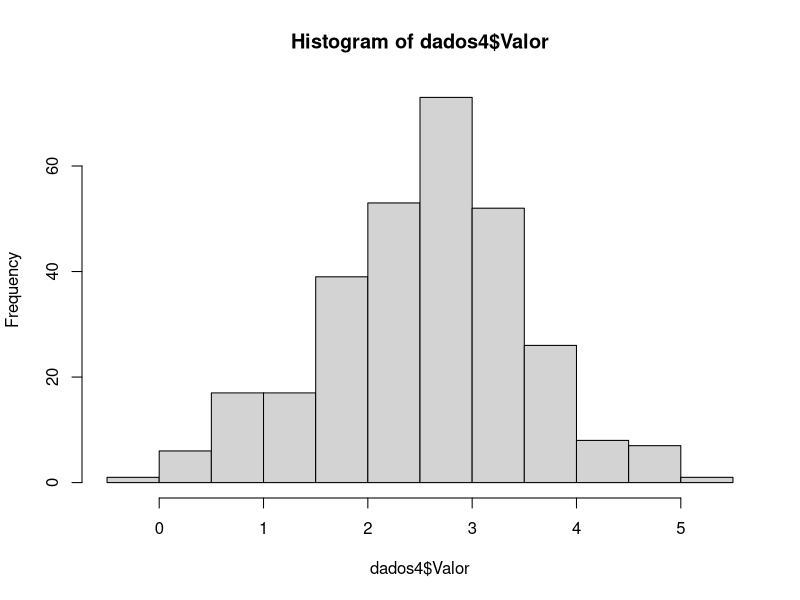
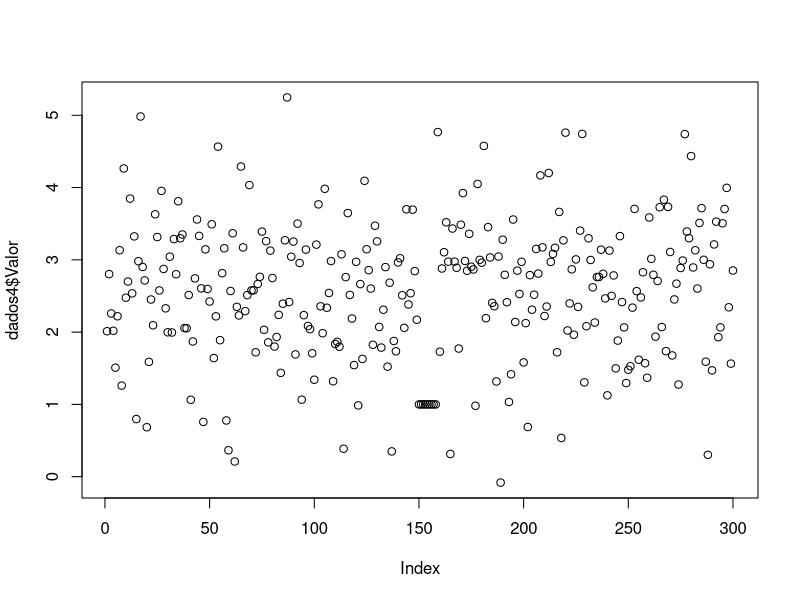
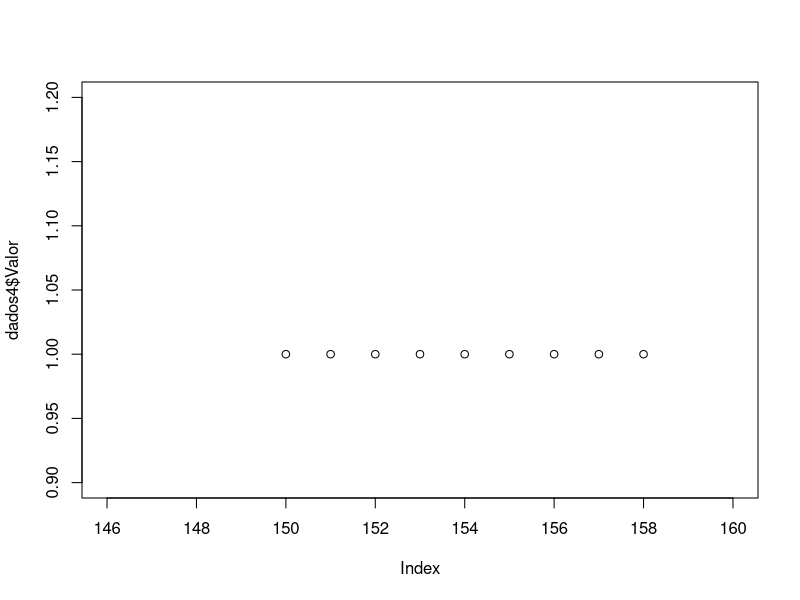
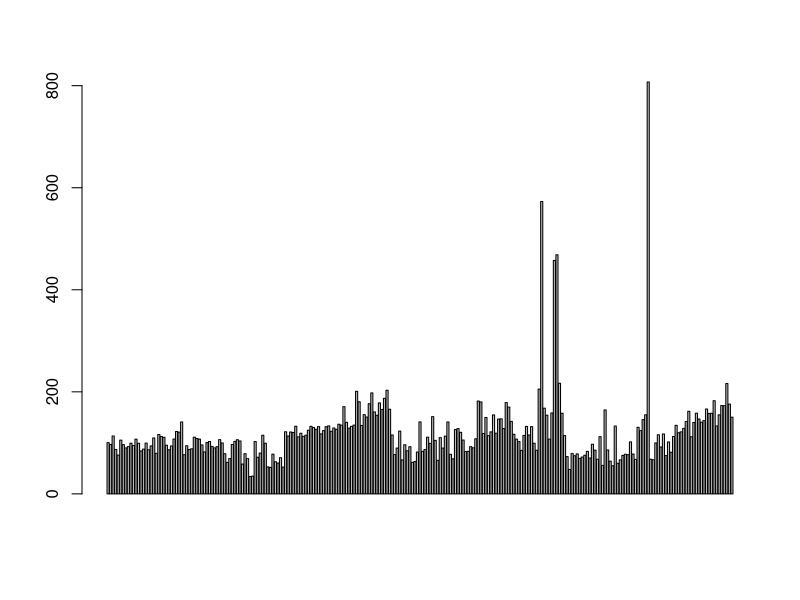
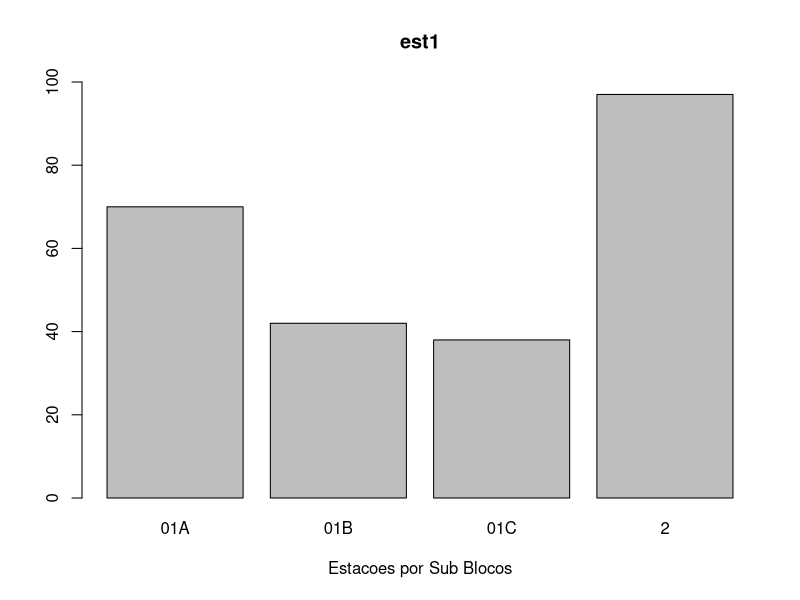
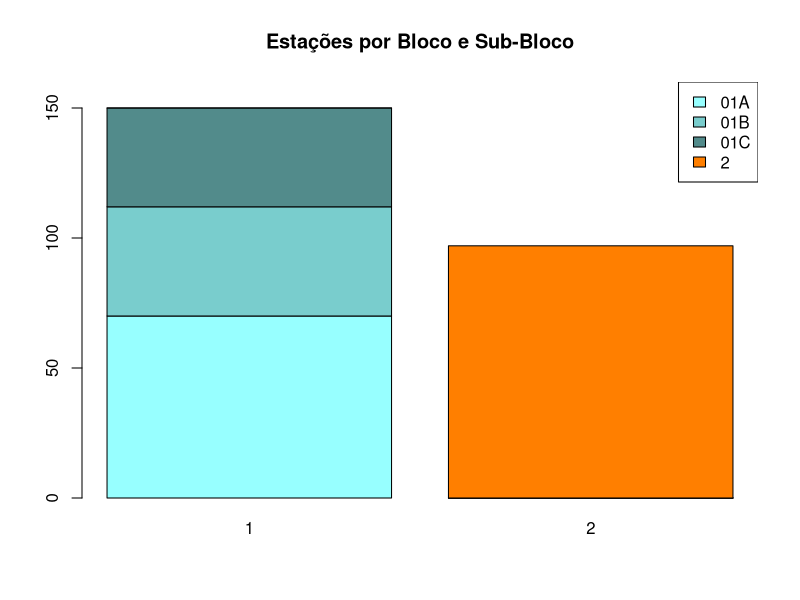
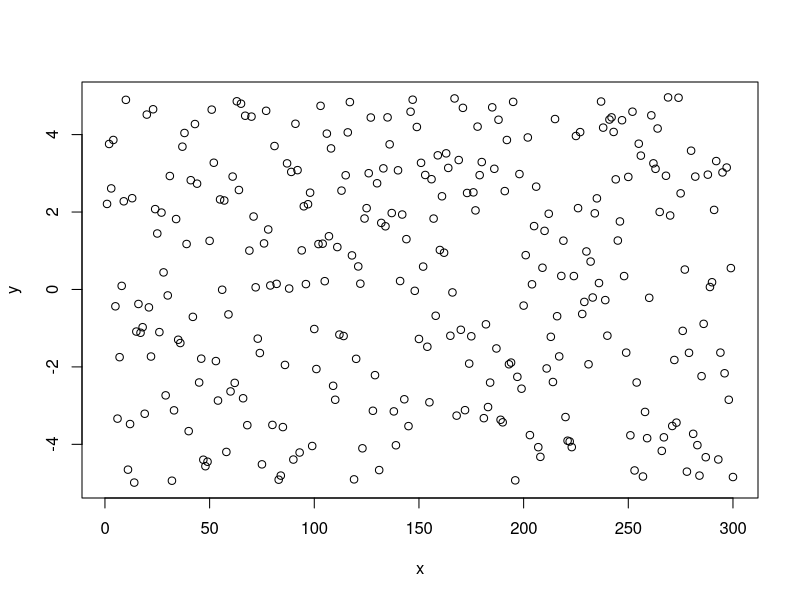
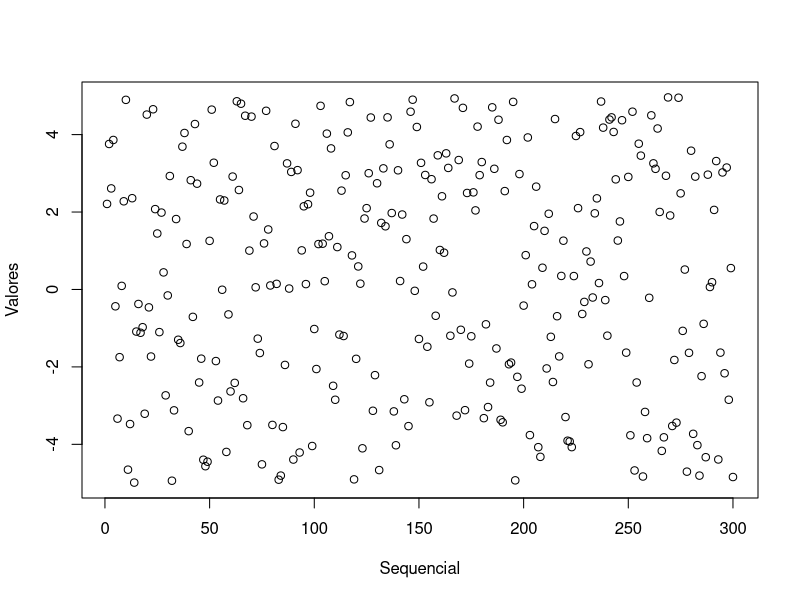

Reproduce these figures in R, in order.
## ---- chunk 1
pro<-par(no.readonly=TRUE) 
## ---- chunk 2
# importo os dados com read.csv2
dados4 <- read.csv2("dados4.csv", header=T)

# estrutura dos dados e primeiros 6 registros ou linhas...
str(dados4)
head(dados4)

# algumas estatísticas, média, desvio padrão...
mean(dados4$Valor)
sd(dados4$Valor)

# histograma para verificar a normalidade
hist(dados4$Valor, breaks=10)

# analisar resultados, tendência? calcule a mediana
median(dados4$Valor)

# gráfico sequencial, algum valor chama a atenção??
plot(dados4$Valor)

# zoom sobre dados suspeitos
plot(dados4$Valor, xlim=c(146,160), ylim=c(0.9,1.2))

## ---- chunk 3
bloco1 <- read.csv2("bloco1.csv")
attach(bloco1)

barplot(H, horiz = F)
## ---- chunk 4
conto <- table(Sub.Bloco)
barplot(conto, 
        ylim= c(0,100),
        main="est1", 
        xlab="Estacoes por Sub Blocos") 
## ---- chunk 5

(conto2 <- table( Sub.Bloco,Bloco))
color <- c("darkslategray1", "darkslategray3", "darkslategray4", "darkorange1")

barplot(conto2, 
        ylim = c(0,160),
        col= color,
        main="Estações por Bloco e Sub-Bloco") 

legend("topright", rownames(conto2), fill= color)
## ---- chunk 6
set.seed(12345) # semente serve para reprodução de valores iguais em dados aleatórios (ou  seudo...)

x<-1:300

y<-runif(x,-5,5)

# gráfico simples sem nenhum control específico
plot(x,y)

# vamos colocar nomes nos eixos, parametros: xlab e ylab
plot(x, y, 
     xlab="Sequencial", 
     ylab="Valores")

# a cor e o símbolo são simples de mudar com col e pch 
# veja ?colors e ?pch, palette
plot(x, y, 
     xlab="Sequencial", 
     ylab="Valores", 
     col="red", 
     pch = 25)

# O tamanho do símbolo pode ser mudado com cex, experimente valores como 2 e 0.5
plot(x, y, 
     xlab="Sequencial", 
     ylab="Valores", 
     col="red", 
     pch = 25, 
     cex=0.5)

# os limites dos eixos podem ser estabelecidos com xlim e ylim
plot(x, y, 
     xlab="Sequencial", 
     ylab="Valores", 
     col="red", 
     pch = 25, 
     cex=0.5,
     ylim=c(-10,10), 
     xlim=c(0,400))

# O título tambem pode ser adicionado (subtitulo também!!)
plot(x, y, 
     xlab="Sequencial", 
     ylab="Valores", 
     col="red", 
     pch = 25, 
     cex=0.5, 
     ylim=c(-10,10), 
     xlim=c(0,400),
     main = "O meu Titulo principal")

# vamos agora controlar um pouco os eixos...
par(pro) # voltamos aos valores padrao de cada parametro

# tamanho dos nomes nos eixos e das etiquetas
par(cex.lab=1.5,cex.axis=1.3)

plot(x, y, 
     xlab="Sequencial",
     ylab="Valores")

## ---- chunk 7
par(pro) # voltamos aos valores padrão..
plot(x,y,
     xaxt="n") # o valor xaxt="n", impede de plotar o eixo x

axis(side= 1,
     at  = c(seq(0, 300, 25))) # plotar os valores no eixo x de x=0 a 300, cada 25

# Podemos determinar etiquetas texto em determinados valores
par(pro)
plot(x,y,
     xaxt="n",
     yaxt="n")

axis(side= 1,
     at  = c(seq(0, 300, 25))) # plotar os valores no eixo x de x=0 a 300, cada 25

axis(side   = 2,
     at     = c(-4,0,4),
     labels = c("Pequeno","Medio","Grande"))

# a função tambem controla a linha e espessura das marcas
par(pro)
plot(x,y,
     xaxt = "n",
     yaxt = "n")

axis(side = 1,
     at   = c(seq(0, 300, 25))) # plotar os valores no eixo x de x=0 a 300, cada 25

axis(side   = 2,
     at     = c(-4,0,4),
     labels = c("Pequeno","Medio","Grande"))

axis(side      = 3,
     at        = c(5,25,75),
     lwd       = 4,
     lwd.ticks = 2,
     col.ticks = "red")

axis(side=3,
     at        = c(150,225,275),
     lwd       = 4,
     lwd.ticks = 2,
     col.ticks = "blue")

abline(v=150)

abline(v=275)

# Ou se desejar pode tirar toda a borda da plotagem e mostrar apenas os eixos.
# note que o R numera os eixos de 1 a 4 em sentido destrógiro a partir da base

plot(x,y,
     bty="n",
     xaxt="n",
     yaxt="n")

axis(side = 3,
     at   = seq(0,300,50),
     lwd  = 3)
axis(side = 4,
     at   = seq(-5,5,2.5),
     lwd  = 3)
## ---- chunk 8
par(pro)

par(tcl = 0.4,        #tcl controla o tamanho das marcas e a direção
    mgp = c(1.5,0.2,0)) #

plot(x,y) # experimente com 0.5 e 1
## ---- chunk 9
# segundo termo
par(tcl = -0.4,
    mgp = c(0.5,2,0))
plot(x,y) # experimente com 0.5
## ---- chunk 10
# terceiro termo
par(tcl = 0.4,
    mgp = c(0,0.5,2.7))
plot(x,y) # experimente com 0.5
## ---- chunk 11
par(pro)
plot(x,y,
     xaxt = "n",
     yaxt = "n",
     xlab = "",
     ylab = "", 
     main = " Meu Titulo")

axis(side     = 1,
     at       = seq(0,300,50),
     tcl      = 0.4,
     lwd.ticks= 3,
     mgp      = c(0,0.5,0))
#usamos mtext porque o eixo foi desabilitado em plot..
mtext(side = 1,         
      text = "Eixo X: sequencial",
      line = 1.5)

axis(side     = 2,
     at       = seq(-5,5,2.5),
     tcl      = 0.3,
     lwd.ticks= 3 ,
     col.ticks= "orange",
     mgp      = c(0,1,1))

mtext(side=2,
      text="Eixo Y: 300 numeros aleatorios",
      line=2.2)
## ---- chunk 12
par(pro)
par(oma  = c(3,3,3,0),  # parâmetro que estabelece a margem exterior da janela comum
    mar  = c(3,3,2,2),  # parâmetro que estabelece a margem exterior de cada gráfico
    mfrow= c(2,2))      # parâmetro que determina a quantidade e posição dos gráficos

plot(1,1, ylab="", xlab="", type="n")
plot(2,1, ylab="", xlab="", type="n")
plot(1,2, ylab="", xlab="", type="n")
plot(2,2, ylab="", xlab="", type="n")

mtext(text = "Rótulo comum ao eixo x",
      side = 1,
      line = 0,
      outer= TRUE)

mtext(text ="Rótulo comum ao eixo y",
      side = 2,
      line = 0,
      outer= TRUE)
mtext(text ="Vários gráficos numa janela só",
      side = 3,
      line = 0,
      outer= TRUE,
      cex  = 1.5)
## ---- chunk 13
par(pro)
set.seed(123)
# geramos duas amostras normais, com parâmetros diferentes, veja ?rnorm
x <- rnorm(500, 8, 5)
y <- rnorm(500, 0, 2)
plot(x, xlab="Amostra X")
## ---- chunk 14
plot(y, xlab="Amostra Y")
## ---- chunk 15
hist(x, xlab="Amostra X")
## ---- chunk 16
hist(x,
     breaks = 20, 
     ylim   = c(0,100), 
     xlab   = "Amostra X",
     main   = " Histograma com 20 intervalos")
## ---- chunk 17
hist(y,
     breaks = 20, 
     ylim   = c(0,100), 
     xlab   = "Amostra Y",
     main   = " Histograma com 20 intervalos")
## ---- chunk 18
z <- cbind(x,y)

hist(z, 
     breaks = 20,
     main   = "Histograma de distribuição assimétrica à direita")

abline(v   = mean(z),      # graficamos a media da amostra
       col = "blue", 
       lwd = 2) 

abline(v   = median(z),   # graficamos a mediana da amostra
       col = "red", 
       lwd = 2) 
## ---- chunk 19
x2 <- rnorm(500,-8, 5)
y2 <- rnorm(500, 0, 2)

z2 <- cbind(x2,y2)

hist(z2, 
     breaks = 20,
     main   = "Histograma de distribuição assimétrica à esquerda")

abline(v   = mean(z2), 
       col = "blue", 
       lwd = 2)

abline(v   = median(z2), 
       col = "red", 
       lwd = 2)
## ---- chunk 20
boxplot(z2)
## ---- chunk 21
boxplot(z2, 
        horizontal = T, 
        names      = c("Valor1","Valor2"), 
        range      = 1.5, 
        notch      = T)
## ---- chunk 22
selecao <- read.csv2("selecao.csv", header=FALSE)

boxplot(selecao$V2 ~ selecao$V1, data=selecao)
## ---- chunk 23
boxplot(selecao$V2 ~ selecao$V1, data=selecao, las=2)
## ---- chunk 24
boxplot(selecao$V2 ~ selecao$V1, data=selecao, las=2, col=rainbow(27))
## ---- chunk 25
pdf("meu_boxplot.pdf")
par(pro) 
par(tcl=0.4,
    mgp=c(3.5,0.5,0), 
    cex.lab=1.5, 
    mai=c(1,1,0.5,0.5))# primeiro afasta titulo eixo e o segundo afasta campanhas 

boxplot(selecao$V2 ~ selecao$V1, 
        data=selecao, 
        xlab ="Campanhas", 
        ylab ="Metros", 
        las=2, 
        col=rainbow(27))

title(main      = "Meu Boxplot final", 
      cex.main  = 2, 
      font.main = 3)

dev.off()
## ---- chunk 26
sessionInfo()
save(list = ls(), file = "Oficina_Parte3_all.Rdata")
